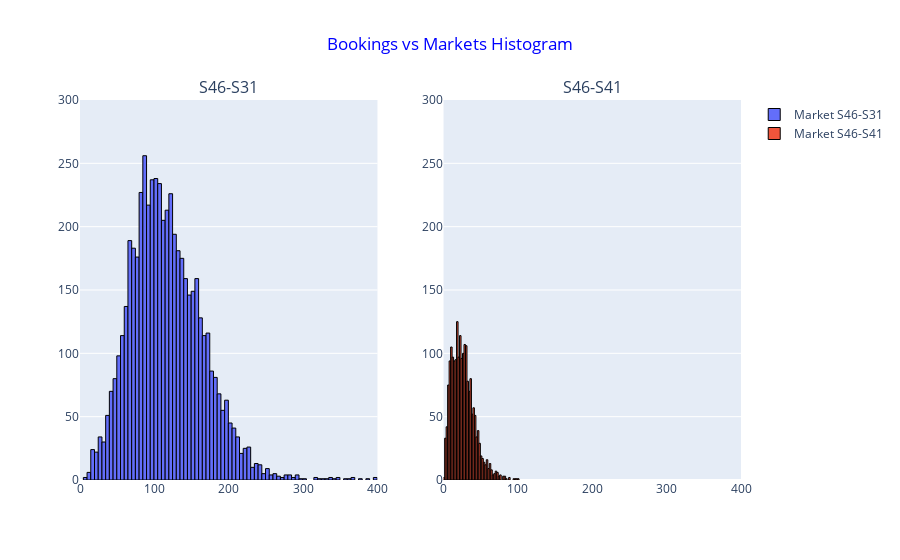

Source (notebook cell):
### Code cell
listHistogram(cleanData, 'Bookings', ['S46-S31', 'S46-S41'], ymax=300, xmax=400, n_cols=2)

### Figure 1 — Plotly figure (JSON) as saved in the notebook; plotly's stock layout.template omitted (floating-point values rounded to 4 significant figures; data arrays with more than 128 entries replaced by an {"elided": "..."} marker saying what was removed)
{"data": [{"marker": {"line": {"color": "black", "width": 1}}, "name": "Market S46-S31", "type": "histogram", "x": {"elided": "5433 int values"}, "xaxis": "x", "yaxis": "y"}, {"marker": {"line": {"color": "black", "width": 1}}, "name": "Market S46-S41", "type": "histogram", "x": {"elided": "2022 int values"}, "xaxis": "x2", "yaxis": "y2"}], "layout": {"annotations": [{"font": {"size": 16}, "showarrow": false, "text": "S46-S31", "x": 0.225, "xanchor": "center", "xref": "paper", "y": 1, "yanchor": "bottom", "yref": "paper"}, {"font": {"size": 16}, "showarrow": false, "text": "S46-S41", "x": 0.775, "xanchor": "center", "xref": "paper", "y": 1, "yanchor": "bottom", "yref": "paper"}], "title": {"font": {"color": "blue"}, "text": "Bookings vs Markets Histogram", "x": 0.5, "xanchor": "center"}, "xaxis": {"anchor": "y", "domain": [0, 0.45], "range": [0, 400]}, "xaxis2": {"anchor": "y2", "domain": [0.55, 1], "range": [0, 400]}, "yaxis": {"anchor": "x", "domain": [0, 1], "range": [0, 300]}, "yaxis2": {"anchor": "x2", "domain": [0, 1], "range": [0, 300]}}}
